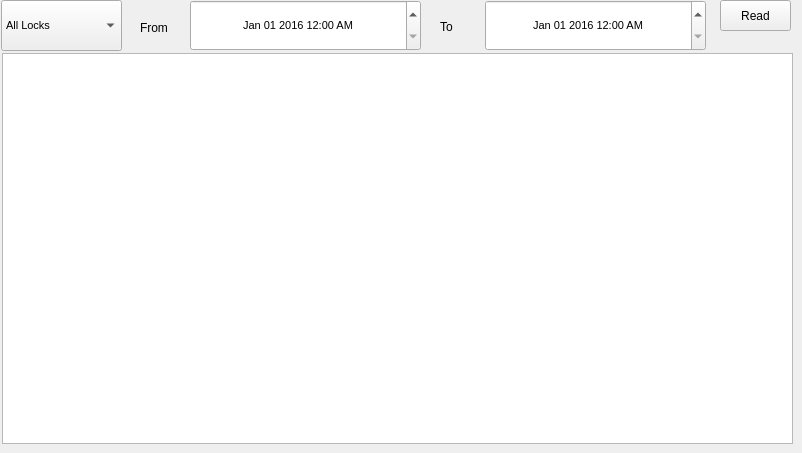
   <widget class="QWidget" name="tab">
    <attribute name="title">
     <string>History</string>
    </attribute>
    <widget class="QPushButton" name="btnRead">
     <property name="geometry">
      <rect>
       <x>720</x>
       <y>0</y>
       <width>71</width>
       <height>31</height>
      </rect>
     </property>
     <property name="text">
      <string>Read</string>
     </property>
    </widget>
    <widget class="QLabel" name="lblHistoryTo">
     <property name="geometry">
      <rect>
       <x>440</x>
       <y>16</y>
       <width>41</width>
       <height>21</height>
      </rect>
     </property>
     <property name="text">
      <string>To</string>
     </property>
    </widget>
    <widget class="QLabel" name="lblHistoryFrom">
     <property name="geometry">
      <rect>
       <x>140</x>
       <y>17</y>
       <width>51</width>
       <height>21</height>
      </rect>
     </property>
     <property name="text">
      <string>From</string>
     </property>
    </widget>
    <widget class="QDateTimeEdit" name="dtEndCodeHistoryList">
     <property name="geometry">
      <rect>
       <x>485</x>
       <y>0</y>
       <width>221</width>
       <height>51</height>
      </rect>
     </property>
     <property name="font">
      <font>
       <pointsize>8</pointsize>
      </font>
     </property>
     <property name="alignment">
      <set>Qt::AlignCenter</set>
     </property>
     <property name="buttonSymbols">
      <enum>QAbstractSpinBox::UpDownArrows</enum>
     </property>
     <property name="accelerated">
      <bool>true</bool>
     </property>
     <property name="showGroupSeparator" stdset="0">
      <bool>false</bool>
     </property>
     <property name="dateTime">
      <datetime>
       <hour>0</hour>
       <minute>0</minute>
       <second>0</second>
       <year>2016</year>
       <month>1</month>
       <day>1</day>
      </datetime>
     </property>
     <property name="minimumDateTime">
      <datetime>
       <hour>0</hour>
       <minute>0</minute>
       <second>0</second>
       <year>2016</year>
       <month>1</month>
       <day>1</day>
      </datetime>
     </property>
     <property name="maximumDate">
      <date>
       <year>2055</year>
       <month>12</month>
       <day>31</day>
      </date>
     </property>
     <property name="minimumDate">
      <date>
       <year>2016</year>
       <month>1</month>
       <day>1</day>
      </date>
     </property>
     <property name="currentSection">
      <enum>QDateTimeEdit::MonthSection</enum>
     </property>
     <property name="displayFormat">
      <string>MMM dd yyyy hh:mm AP</string>
     </property>
     <property name="calendarPopup">
      <bool>false</bool>
     </property>
    </widget>
    <widget class="QComboBox" name="cbLockNumHistory">
     <property name="geometry">
      <rect>
       <x>1</x>
       <y>0</y>
       <width>121</width>
       <height>51</height>
      </rect>
     </property>
     <property name="font">
      <font>
       <pointsize>8</pointsize>
      </font>
     </property>
     <item>
      <property name="text">
       <string>All Locks</string>
      </property>
     </item>
    </widget>
    <widget class="QDateTimeEdit" name="dtStartCodeHistoryList">
     <property name="geometry">
      <rect>
       <x>190</x>
       <y>0</y>
       <width>231</width>
       <height>51</height>
      </rect>
     </property>
     <property name="font">
      <font>
       <pointsize>8</pointsize>
      </font>
     </property>
     <property name="alignment">
      <set>Qt::AlignCenter</set>
     </property>
     <property name="buttonSymbols">
      <enum>QAbstractSpinBox::UpDownArrows</enum>
     </property>
     <property name="accelerated">
      <bool>true</bool>
     </property>
     <property name="showGroupSeparator" stdset="0">
      <bool>false</bool>
     </property>
     <property name="dateTime">
      <datetime>
       <hour>0</hour>
       <minute>0</minute>
       <second>0</second>
       <year>2016</year>
       <month>1</month>
       <day>1</day>
      </datetime>
     </property>
     <property name="minimumDateTime">
      <datetime>
       <hour>0</hour>
       <minute>0</minute>
       <second>0</second>
       <year>2016</year>
       <month>1</month>
       <day>1</day>
      </datetime>
     </property>
     <property name="maximumDate">
      <date>
       <year>2055</year>
       <month>12</month>
       <day>31</day>
      </date>
     </property>
     <property name="minimumDate">
      <date>
       <year>2016</year>
       <month>1</month>
       <day>1</day>
      </date>
     </property>
     <property name="currentSection">
      <enum>QDateTimeEdit::MonthSection</enum>
     </property>
     <property name="displayFormat">
      <string>MMM dd yyyy hh:mm AP</string>
     </property>
     <property name="calendarPopup">
      <bool>false</bool>
     </property>
    </widget>
    <widget class="QTableWidget" name="tblHistory">
     <property name="geometry">
      <rect>
       <x>2</x>
       <y>53</y>
       <width>791</width>
       <height>391</height>
      </rect>
     </property>
     <property name="font">
      <font>
       <pointsize>8</pointsize>
      </font>
     </property>
    </widget>
   </widget>
